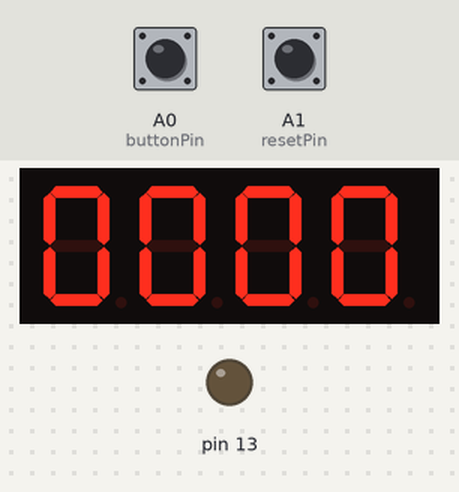
Simulated run of this sketch. Board: Arduino Uno, built with avr-gcc and run on an emulated ATmega328P. On the bench: 4-digit seven-segment display, output pins drawn as LEDs (lit = HIGH). Wiring (inferred from the names in the program): 4-digit 7-segment display, segments lit when HIGH: segments pin 2, pin 3, pin 4, pin 5, pin 6, pin 7, pin 8; digit selects pin 12, pin 11, pin 10, pin 9. Inputs (shaded band) come from the test bench; at power-on: A0 (buttonPin) HIGH, A1 (resetPin) HIGH. The segment pins are drawn as the display they are named for; pins used as bus, display or sensor lines are not drawn.

Above: at 1.2 s.
1.3 s: A0 (buttonPin) pulled LOW for 0.15 s
At 1.9 s:
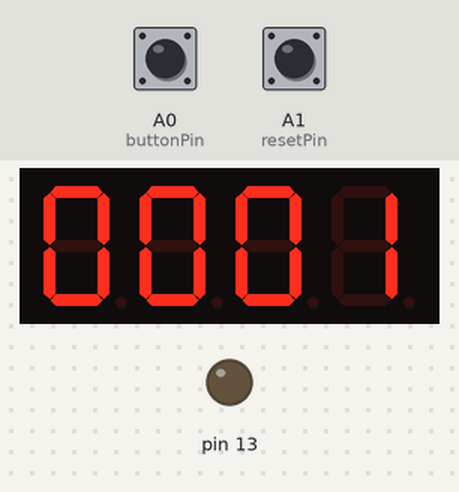
2.9 s: A0 (buttonPin) pulled LOW for 1 s
At 4.3 s:
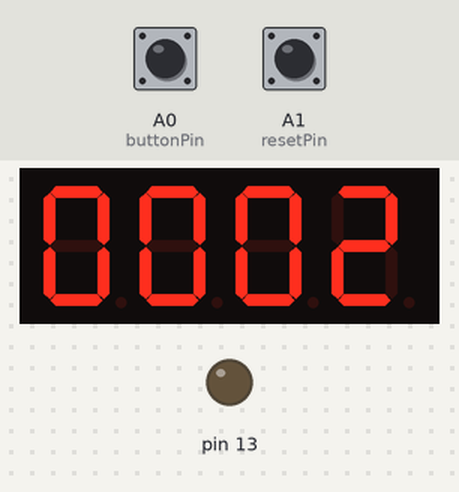
Timing chart, 0 to 5.9 s (numbered marks = the images above; inputs shaded):
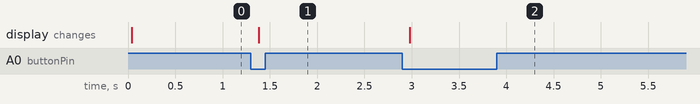

Measured:
- after the input at 1.3 s, the display: changes after 0.08 s (image 1)
- after the input at 2.9 s, the display: changes after 0.08 s (image 2)

The sketch:

counter.ino
```cpp
#define DIGIT_ON_US     2000   // 2 ms per digit => ~125 Hz full refresh (4 digits)
#define DEBOUNCE_MS     25     // button debounce time

const byte pDigit[4]   = {12, 11, 10,  9};   // Digits 1 - 4
const byte pSegment[7] = { 2,  3,  4,  5,  6,  7,  8}; // Segments A - G

const byte numbers[10] = {
  B0111111, B0000110, B1011011, B1001111, B1100110,
  B1101101, B1111101, B0000111, B1111111, B1101111
};

const byte buttonPin = A0;
const byte resetPin = A1;

int n = 0;
byte dig[4] = {0, 0, 0, 0};

static inline void updateDigitsFromN() {
  dig[0] = (n / 1000) % 10;
  dig[1] = (n / 100)  % 10;
  dig[2] = (n / 10)   % 10;
  dig[3] =  n % 10;
}

void setup() {
  for (byte i = 2; i <= 13; i++) pinMode(i, OUTPUT);
  pinMode(buttonPin, INPUT_PULLUP); // button to GND (pressed = LOW)
  pinMode(resetPin, INPUT_PULLUP);
  disableAllDigits();
  setSegments(0);

  updateDigitsFromN();
}

void loop() {
// ---------- Increment Button ----------
  static bool lastReading = HIGH;
  static bool stableState = HIGH;
  static unsigned long lastChangeMs = 0;

  bool reading = digitalRead(buttonPin);
  unsigned long nowMs = millis();

  if (reading != lastReading) {
    lastChangeMs = nowMs;      // reset debounce timer
    lastReading = reading;
  }

  // if reading has been stable for DEBOUNCE_MS, accept it
  if ((nowMs - lastChangeMs) >= DEBOUNCE_MS && reading != stableState) {
    stableState = reading;

    // detect press (HIGH -> LOW with INPUT_PULLUP)
    if (stableState == LOW) {
      n++;
      if (n > 9999) n = 0;
      updateDigitsFromN();
    }
  }
  // ---------- Reset Button ----------
static bool lastReadingReset = HIGH;
static bool stableReset = HIGH;
static unsigned long lastChangeReset = 0;

bool readingReset = digitalRead(resetPin);

if (readingReset != lastReadingReset) {
  lastChangeReset = nowMs;
  lastReadingReset = readingReset;
}

if ((nowMs - lastChangeReset) >= DEBOUNCE_MS && readingReset != stableReset) {
  stableReset = readingReset;

  if (stableReset == LOW) {   // reset pressed
    n = 0;
    updateDigitsFromN();
  }
}

  // ---------- 2) Multiplex refresh (smooth, no delay) ----------
  static unsigned long lastMuxUs = 0;
  static byte activeDigit = 0;

  unsigned long nowUs = micros();
  if (nowUs - lastMuxUs >= DIGIT_ON_US) {
    lastMuxUs = nowUs;

    activeDigit = (activeDigit + 1) & 0x03;

    disableAllDigits();
    setSegments(dig[activeDigit]);
    enableDigit(activeDigit);
  }
}

inline void disableAllDigits() {
  for (byte i = 0; i < 4; i++) digitalWrite(pDigit[i], LOW);
}

inline void enableDigit(byte index0) {        // index0: 0..3
  digitalWrite(pDigit[index0], HIGH);
}

inline void setSegments(byte num) {
  byte mask = numbers[num];
  for (byte s = 0; s < 7; s++) {
    digitalWrite(pSegment[s], bitRead(mask, s));
  }
}
```
